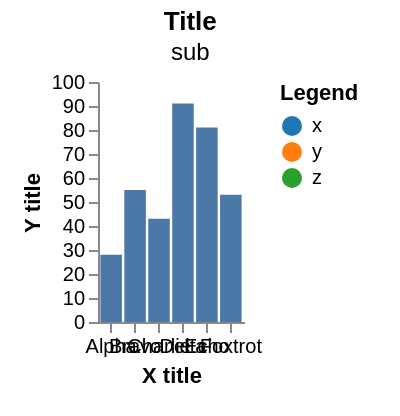

Vega-Lite specification stored for this chart:
### Vega specification from a JSON file in a GitHub repository (floating-point values rounded to 4 significant figures)
{"width": 200, "height": 120, "padding": {"left": 10, "right": 20, "top": 5, "bottom": 15}, "data": [{"name": "t", "values": [{"a": "Alpha", "b": 28, "c": "x", "d": 1}, {"a": "Bravo", "b": 55, "c": "y", "d": 2}, {"a": "Charlie", "b": 43, "c": "x", "d": 3}, {"a": "Delta", "b": 91, "c": "z", "d": 4}, {"a": "Echo", "b": 81, "c": "y", "d": 5}, {"a": "Foxtrot", "b": 53, "c": "z", "d": 6}]}], "scales": [{"name": "x", "type": "band", "domain": {"data": "t", "field": "a"}, "range": "width", "padding": 0.1}, {"name": "y", "type": "linear", "domain": {"data": "t", "field": "b"}, "range": "height", "nice": true}, {"name": "color", "type": "ordinal", "domain": {"data": "t", "field": "c"}, "range": {"scheme": "category10"}}, {"name": "ramp", "type": "linear", "domain": {"data": "t", "field": "d"}, "range": {"scheme": "blues"}}, {"name": "size", "type": "linear", "domain": {"data": "t", "field": "b"}, "range": [10, 200]}, {"name": "shape", "type": "ordinal", "domain": {"data": "t", "field": "c"}, "range": "symbol"}, {"name": "quant", "type": "quantize", "domain": [0, 100], "range": {"scheme": "greens", "count": 4}}], "marks": [{"type": "rect", "from": {"data": "t"}, "encode": {"enter": {"x": {"scale": "x", "field": "a"}, "width": {"scale": "x", "band": 1}, "y": {"scale": "y", "field": "b"}, "y2": {"scale": "y", "value": 0}}}}], "autosize": {"type": "fit-x", "contains": "padding"}, "axes": [{"orient": "bottom", "scale": "x", "title": "X title"}, {"orient": "left", "scale": "y", "title": "Y title"}], "legends": [{"fill": "color", "title": "Legend"}], "title": {"text": "Title", "subtitle": "sub"}}
